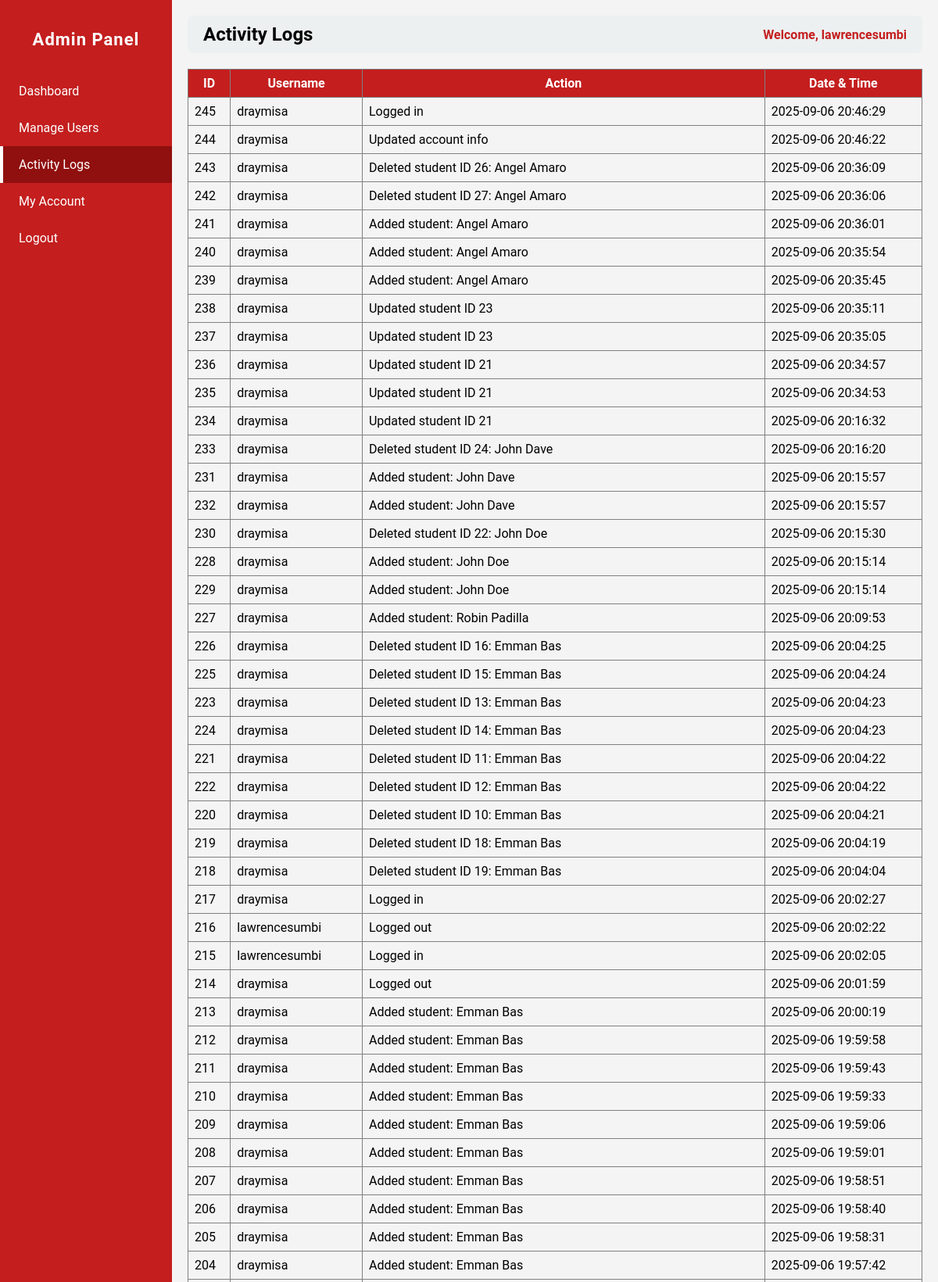
/admin.php?page=activity_logs (signed in, upper part), run on the app's committed database.
### tables this page shows
CREATE TABLE `logs` (
  `id` int(11) NOT NULL,
  `user_id` int(11) NOT NULL,
  `action` varchar(255) NOT NULL,
  `date_time` datetime NOT NULL DEFAULT current_timestamp()
);

CREATE TABLE `users` (
  `id` int(11) NOT NULL,
  `username` varchar(50) NOT NULL,
  `password` varchar(255) NOT NULL,
  `role` varchar(50) NOT NULL,
  `email` varchar(255) NOT NULL,
  `contact` varchar(50) NOT NULL,
  `status` varchar(50) NOT NULL,
  `img` varchar(255) NOT NULL
);

### admin_pages/activity_logs.php (the view)
<?php
$host = "localhost";
$dbname = "studisciplink";
$user = "root";
$pass = "";
try {
    $pdo = new PDO("mysql:host=$host;dbname=$dbname", $user, $pass);
    $pdo->setAttribute(PDO::ATTR_ERRMODE, PDO::ERRMODE_EXCEPTION);
    $stmt = $pdo->prepare("
        SELECT l.id, u.username, l.action, l.date_time
        FROM logs l
        JOIN users u ON l.user_id = u.id
        ORDER BY l.date_time DESC
    ");
    $stmt->execute();
    $logs = $stmt->fetchAll(PDO::FETCH_ASSOC);
} catch (PDOException $e) {
    die("Database error: " . $e->getMessage());
}
?>
<table border="1" cellpadding="8" cellspacing="0" style="width:100%; border-collapse:collapse;">
    <thead style="background:#c41e1e; color:white;">
        <tr>
            <th>ID</th>
            <th>Username</th>
            <th>Action</th>
            <th>Date & Time</th>
        </tr>
    </thead>
    <tbody>
        <?php if ($logs): ?>
            <?php foreach ($logs as $log): ?>
                <tr>
                    <td><?php echo htmlspecialchars($log['id']); ?></td>
                    <td><?php echo htmlspecialchars($log['username']); ?></td>
                    <td><?php echo htmlspecialchars($log['action']); ?></td>
                    <td><?php echo htmlspecialchars($log['date_time']); ?></td>
                </tr>
            <?php endforeach; ?>
        <?php else: ?>
            <tr>
                <td colspan="4" style="text-align:center;">No activity logs found.</td>
            </tr>
        <?php endif; ?>
    </tbody>
</table>

### admin.php (style rules this page uses)
body { margin: 0; font-family: 'Roboto', sans-serif; background: #f4f4f4; }

### data on the page
logs: id "245", user.username "draymisa", action "Logged in", date_time "2025-09-06 20:46:29"
logs: id "244", user.username "draymisa", action "Updated account info", date_time "2025-09-06 20:46:22"
logs: id "243", user.username "draymisa", action "Deleted student ID 26: Angel Amaro", date_time "2025-09-06 20:36:09"
logs: id "242", user.username "draymisa", action "Deleted student ID 27: Angel Amaro", date_time "2025-09-06 20:36:06"
logs: id "241", user.username "draymisa", action "Added student: Angel Amaro", date_time "2025-09-06 20:36:01"
logs: id "240", user.username "draymisa", action "Added student: Angel Amaro", date_time "2025-09-06 20:35:54"
logs: id "239", user.username "draymisa", action "Added student: Angel Amaro", date_time "2025-09-06 20:35:45"
logs: id "238", user.username "draymisa", action "Updated student ID 23", date_time "2025-09-06 20:35:11"
logs: id "237", user.username "draymisa", action "Updated student ID 23", date_time "2025-09-06 20:35:05"
logs: id "236", user.username "draymisa", action "Updated student ID 21", date_time "2025-09-06 20:34:57"
logs: id "235", user.username "draymisa", action "Updated student ID 21", date_time "2025-09-06 20:34:53"
logs: id "234", user.username "draymisa", action "Updated student ID 21", date_time "2025-09-06 20:16:32"
logs: id "233", user.username "draymisa", action "Deleted student ID 24: John Dave", date_time "2025-09-06 20:16:20"
logs: id "231", user.username "draymisa", action "Added student: John Dave", date_time "2025-09-06 20:15:57"
logs: id "232", user.username "draymisa", action "Added student: John Dave", date_time "2025-09-06 20:15:57"
logs: id "230", user.username "draymisa", action "Deleted student ID 22: John Doe", date_time "2025-09-06 20:15:30"
logs: id "228", user.username "draymisa", action "Added student: John Doe", date_time "2025-09-06 20:15:14"
logs: id "229", user.username "draymisa", action "Added student: John Doe", date_time "2025-09-06 20:15:14"
logs: id "227", user.username "draymisa", action "Added student: Robin Padilla", date_time "2025-09-06 20:09:53"
logs: id "226", user.username "draymisa", action "Deleted student ID 16: Emman Bas", date_time "2025-09-06 20:04:25"
logs: id "225", user.username "draymisa", action "Deleted student ID 15: Emman Bas", date_time "2025-09-06 20:04:24"
logs: id "223", user.username "draymisa", action "Deleted student ID 13: Emman Bas", date_time "2025-09-06 20:04:23"
logs: id "224", user.username "draymisa", action "Deleted student ID 14: Emman Bas", date_time "2025-09-06 20:04:23"
logs: id "221", user.username "draymisa", action "Deleted student ID 11: Emman Bas", date_time "2025-09-06 20:04:22"
logs: id "222", user.username "draymisa", action "Deleted student ID 12: Emman Bas", date_time "2025-09-06 20:04:22"
logs: id "220", user.username "draymisa", action "Deleted student ID 10: Emman Bas", date_time "2025-09-06 20:04:21"
logs: id "219", user.username "draymisa", action "Deleted student ID 18: Emman Bas", date_time "2025-09-06 20:04:19"
logs: id "218", user.username "draymisa", action "Deleted student ID 19: Emman Bas", date_time "2025-09-06 20:04:04"
logs: id "217", user.username "draymisa", action "Logged in", date_time "2025-09-06 20:02:27"
logs: id "216", user.username "lawrencesumbi", action "Logged out", date_time "2025-09-06 20:02:22"
logs: id "215", user.username "lawrencesumbi", action "Logged in", date_time "2025-09-06 20:02:05"
logs: id "214", user.username "draymisa", action "Logged out", date_time "2025-09-06 20:01:59"
logs: id "213", user.username "draymisa", action "Added student: Emman Bas", date_time "2025-09-06 20:00:19"
logs: id "212", user.username "draymisa", action "Added student: Emman Bas", date_time "2025-09-06 19:59:58"
logs: id "211", user.username "draymisa", action "Added student: Emman Bas", date_time "2025-09-06 19:59:43"
logs: id "210", user.username "draymisa", action "Added student: Emman Bas", date_time "2025-09-06 19:59:33"
logs: id "209", user.username "draymisa", action "Added student: Emman Bas", date_time "2025-09-06 19:59:06"
logs: id "208", user.username "draymisa", action "Added student: Emman Bas", date_time "2025-09-06 19:59:01"
logs: id "207", user.username "draymisa", action "Added student: Emman Bas", date_time "2025-09-06 19:58:51"
logs: id "206", user.username "draymisa", action "Added student: Emman Bas", date_time "2025-09-06 19:58:40"
logs: id "205", user.username "draymisa", action "Added student: Emman Bas", date_time "2025-09-06 19:58:31"
logs: id "204", user.username "draymisa", action "Added student: Emman Bas", date_time "2025-09-06 19:57:42"

### other printed values
str_replace('_',' ', $page) "Activity Logs"
$_SESSION['username'] "lawrencesumbi"
